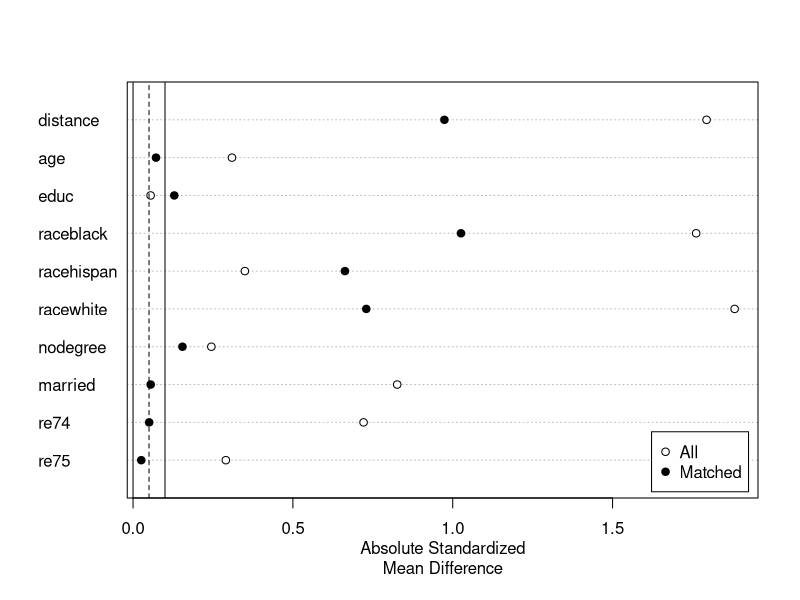
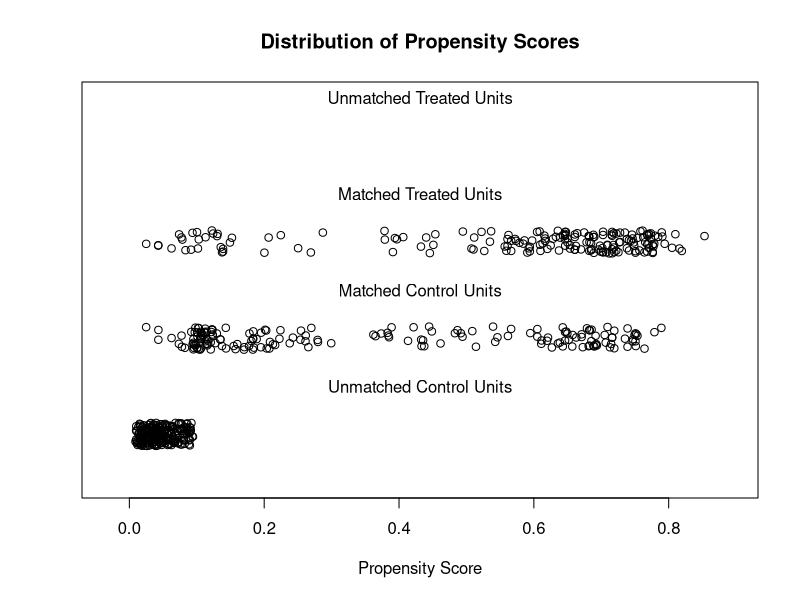
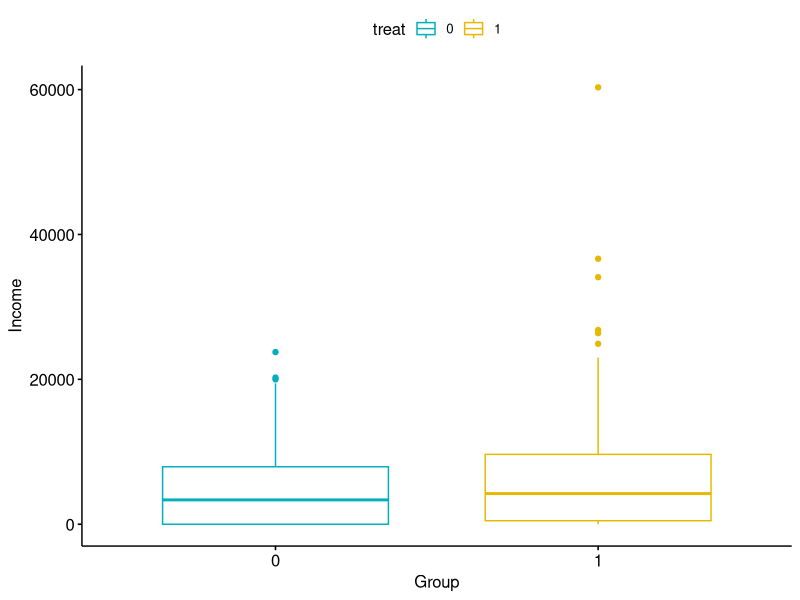

The R script that drew these images, in order: (Note: this script raises an error after producing the figures.)
install.packages("MatchIt")
require(MatchIt)
require(dplyr)
require(ggpubr)

#Propensity score matching helps us reduce selection bias
#when observing the differences between control and treatment groups

#Typically, logistic regression is used to identify covariates that may influence self-selection
#into A or B groups

#Then matching algorithms, typically nearest neighbor, are used to identify matches across groups


#After that, comparisons are made between groups, supporting causal inference



#download data from the matchit package
#This data contains various variables, and income
data(lalonde)


#if we examine unmatched differences between the treatment and control group,
#we find a differences in about $635 dollars
summary(lm(re78~treat,data=lalonde))


#This code will now match covariates using nearest neighbors

#Matches are based on propensity scores, so we have a balance in scores across groups
m.out1 <- matchit(treat ~ age + educ + race + nodegree + married + re74 + re75, data = lalonde, method = "nearest", distance = "logit")


#Examine standardized differences of groups before and after matching
s.out <- summary(m.out1, standardize = TRUE)
plot(s.out)



#We can also examine the distribution of matching across propensity scores
plot(m.out1, type = "jitter", interactive = FALSE)

#We see we have an equal number of matched subjects across groups
summary(m.out1)

#Create our matched dataset

matched <- match.data(m.out1)

#examine matched data

group_by(matched, treat) %>%
  summarise(
    count=n(),
    mean = mean(re78, na.rm = TRUE),
    sd = sd(re78, na.rm = TRUE),
    education = mean(educ, na.rm = TRUE)
  )

#Compare groups, we see large overlap, may want to consider removing outliers in practice
ggboxplot(matched, x = "treat", y = "re78", 
          color = "treat", palette = c("#00AFBB", "#E7B800"),
          ylab = "Income", xlab = "Group")

#tests

summary(lm(re78~treat+age + educ + race + nodegree + married + re74 + re75, data=matched))

t.test(re78~treat, data=matched, paired = FALSE)
